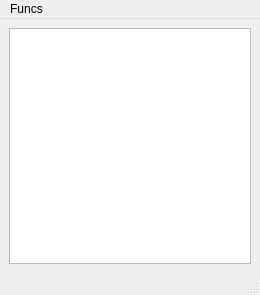
<?xml version="1.0" encoding="UTF-8"?>
<ui version="4.0">
 <class>MainWindow</class>
 <widget class="QMainWindow" name="MainWindow">
  <property name="geometry">
   <rect>
    <x>0</x>
    <y>0</y>
    <width>260</width>
    <height>295</height>
   </rect>
  </property>
  <property name="windowTitle">
   <string>MainWindow</string>
  </property>
  <widget class="QWidget" name="centralwidget">
   <layout class="QVBoxLayout" name="verticalLayout">
    <item>
     <widget class="QListWidget" name="listWidget"/>
    </item>
   </layout>
  </widget>
  <widget class="QMenuBar" name="menubar">
   <property name="geometry">
    <rect>
     <x>0</x>
     <y>0</y>
     <width>260</width>
     <height>21</height>
    </rect>
   </property>
   <widget class="QMenu" name="menuFuncs">
    <property name="title">
     <string>Funcs</string>
    </property>
    <addaction name="actionAdd_new_elements"/>
    <addaction name="actionSet_min_value_to_the_begin"/>
   </widget>
   <addaction name="menuFuncs"/>
  </widget>
  <widget class="QStatusBar" name="statusbar"/>
  <action name="actionAdd_new_elements">
   <property name="text">
    <string>Add new elements</string>
   </property>
  </action>
  <action name="actionSet_min_value_to_the_begin">
   <property name="text">
    <string>Set min value to the begin</string>
   </property>
  </action>
 </widget>
 <resources/>
 <connections/>
</ui>
